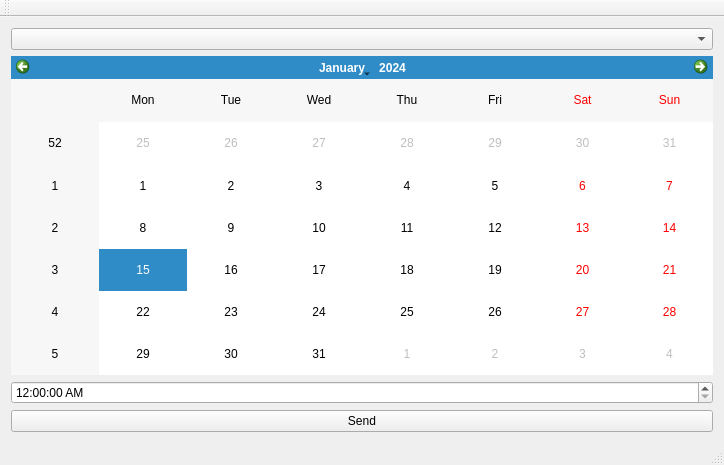
<?xml version="1.0" encoding="UTF-8"?>
<ui version="4.0">
 <class>MainWindow</class>
 <widget class="QMainWindow" name="MainWindow">
  <property name="geometry">
   <rect>
    <x>0</x>
    <y>0</y>
    <width>724</width>
    <height>465</height>
   </rect>
  </property>
  <property name="windowTitle">
   <string>Solar Tracker 9000</string>
  </property>
  <widget class="QWidget" name="centralWidget">
   <layout class="QVBoxLayout" name="verticalLayout">
    <item>
     <widget class="QComboBox" name="ports_combo"/>
    </item>
    <item>
     <widget class="QCalendarWidget" name="calendar"/>
    </item>
    <item>
     <widget class="QTimeEdit" name="timebox">
      <property name="displayFormat">
       <string>h:mm:ss AP</string>
      </property>
     </widget>
    </item>
    <item>
     <widget class="QPushButton" name="sendButton">
      <property name="text">
       <string>Send</string>
      </property>
     </widget>
    </item>
   </layout>
  </widget>
  <widget class="QMenuBar" name="menuBar">
   <property name="geometry">
    <rect>
     <x>0</x>
     <y>0</y>
     <width>724</width>
     <height>22</height>
    </rect>
   </property>
  </widget>
  <widget class="QToolBar" name="mainToolBar">
   <attribute name="toolBarArea">
    <enum>TopToolBarArea</enum>
   </attribute>
   <attribute name="toolBarBreak">
    <bool>false</bool>
   </attribute>
  </widget>
  <widget class="QStatusBar" name="statusBar"/>
 </widget>
 <layoutdefault spacing="6" margin="11"/>
 <resources/>
 <connections/>
</ui>
